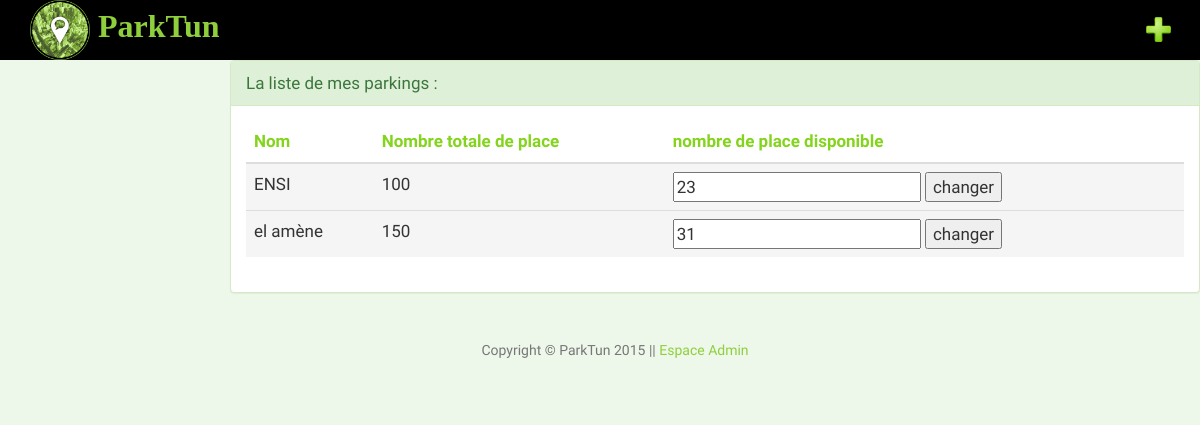
/car/gerer/ (signed in), run on an earlier commit of the app's database.
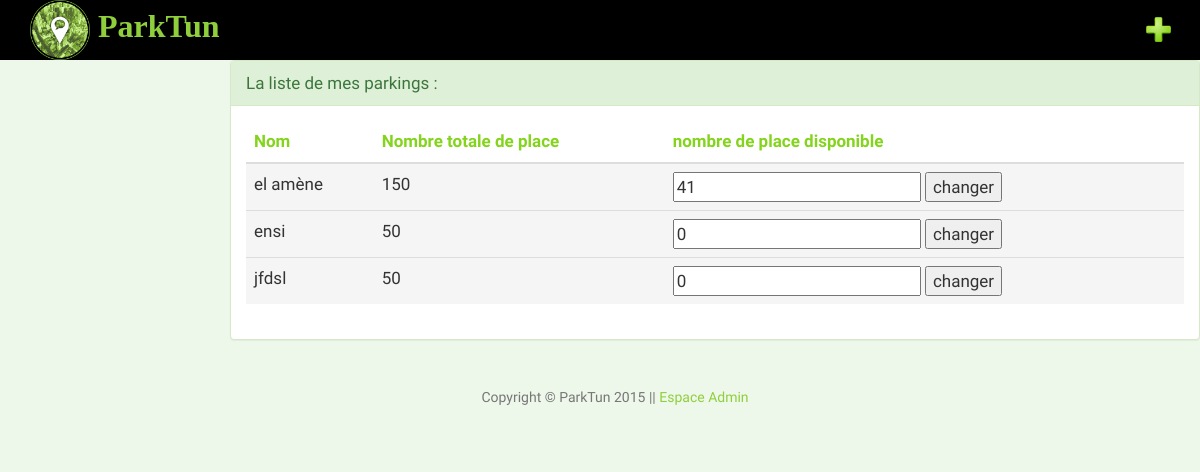
And on a later commit of the database.
### car/models.py (models this page shows)
class parking(models.Model):
	namepark    =models.CharField(max_length = 128)
	proprietaire=models.ForeignKey(owner)
	nbrplace    =models.IntegerField(default=0,validators=[MinValueValidator(0),MaxValueValidator(10000)])
	place       =models.CharField(max_length=200)     # adresse
	position    =GeopositionField()
	telephone   = models.CharField(max_length = 8)
	prix    =models.IntegerField(default=0,validators=[MinValueValidator(0), MaxValueValidator(500000)])
	accept      = models.BooleanField(default=False)
	nbplacevide  =models.IntegerField(default=0)

### car/views.py (the view)
@login_required
def gerer(request):
	context   =  RequestContext(request)
	if request.method == "GET":
		if request.user is not None:
			ownercon = owner.objects.get(username=request.user.username)
		list_park=parking.objects.filter(proprietaire=ownercon, accept=True)
	elif request.method == "POST":
		if request.user is not None:
			ownercon = owner.objects.get(username=request.user.username)
		list_park=parking.objects.filter(proprietaire=ownercon, accept=True)
		for i in list_park :
			nbpv = str(i.id)
			f=request.POST[nbpv]
			i.nbplacevide =f
			i.save()
		return accueil(request)
	return render_to_response('car/gerer_parking.html',{'list_park':list_park},context)

### template/car/gerer_parking.html (shortened to what this page needs)
{% extends 'car/base.html' %}
{% block body_block %}
<div class="span2"></div>
<div class="span10">
<div class="hero-unit">
	{% if list_park %}
<div class="panel panel-success">
  <div class="panel-heading">La liste de mes parkings :</div>
 <div class="panel-body">
<table class="table">
    <thead>
        <tr>
            <th><font  color="#84D41D">Nom</font></th>
            <th><font  color="#84D41D">Nombre totale de place</font></th>
            <th><font color="#84D41D">nombre de place disponible</font></th>
        </tr>
    </thead>
<tbody>
	{% for parking  in list_park %}
<tr class="active">
            <td>{{ parking.namepark }}</td>
            <td> {{ parking.nbrplace }}</td>
<td>
<form id="gerer" method="post" action="/car/gerer/">
 <input type="number" name="{{ parking.id}}" value="{{ parking.nbplacevide }}" max="{{ parking.nbrplace }}" / >
<button align ="center" type="submit">changer</button>
</td>
	{% endfor %}
</tbody>
</table>
</div></div> </div>
	{% else %}
	<div class="span9">
	<h1>vous n'avez auccun parking ! </h1>
	<p > si vous voulez ajouter un parking<a href="/car/add_parking"> cliquer ici </p>
	</div>
	{% endif %}
</div></div>
{% endblock %}

What changed in the data, as far as the page shows it:
removed parking: namepark "ENSI", nbrplace "100", nbplacevide "23"
changed parking "el amène": nbplacevide "31" → "41"
added parking: namepark "ensi", nbrplace "50", nbplacevide "0"
added parking: namepark "jfdsl", nbrplace "50", nbplacevide "0"
